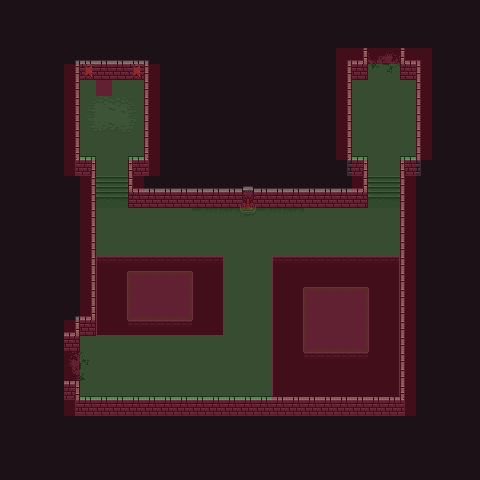

Rendered tile map (Tiled .tmx) drawn with the repository's tilesets; below, a short description and the map source with its tile grids summarised:
An orthogonal 30x30 tile map with 16x16 px tiles, 8 tile layers (bg, floor, bg2, bg2-1, ...), 5 tilesets and 17 objects (n, w).

<map version="1.5" tiledversion="1.6.0" orientation="orthogonal" renderorder="right-down" width="30" height="30" tilewidth="16" tileheight="16" infinite="0" nextlayerid="17" nextobjectid="31">
 <tileset firstgid="1" source="0x72_16x16DungeonTileset_walls.v1.tsx" />
 <tileset firstgid="257" source="0x72_16x16DungeonTileset.v4.tsx" />
 <tileset firstgid="513" source="NavigationTileSet.tsx" />
 <tileset firstgid="515" source="Enemies.tsx" />
 <tileset firstgid="518" source="spawnTileset.tsx" />
 <layer id="1" name="bg" width="30" height="30">
  <data>[900 cells, 900 non-empty, 1 distinct tile ids]</data>
 </layer>
 <layer id="2" name="floor" width="30" height="30">
  <data>[900 cells, 206 non-empty, 1 distinct tile ids]</data>
 </layer>
 <layer id="8" name="bg2" width="30" height="30">
  <data>[900 cells, 96 non-empty, 13 distinct tile ids]</data>
 </layer>
 <layer id="9" name="bg2-1" width="30" height="30">
  <data>[900 cells, 8 non-empty, 1 distinct tile ids]</data>
 </layer>
 <layer id="4" name="exits" width="30" height="30">
  <data>[900 cells, 8 non-empty, 8 distinct tile ids]</data>
 </layer>
 <layer id="3" name="fg" width="30" height="30">
  <data>[900 cells, 165 non-empty, 32 distinct tile ids]</data>
 </layer>
 <layer id="10" name="props" width="30" height="30">
  <data>[900 cells, 19 non-empty, 11 distinct tile ids]</data>
 </layer>
 <objectgroup id="16" name="Treasure">
  <object id="29" gid="448" x="96" y="96" width="16" height="16" />
  <object id="30" gid="448" x="96" y="96" width="16" height="16" />
 </objectgroup>
 <objectgroup id="5" name="Collisions">
  <object id="11" x="80" y="72">
   <polygon points="0,0.6875 64,0.6875 64,84 48,84 47.9375,128.938 159.938,128.938 164,132 172,132 175.938,128.938 287.938,128.938 288,84 272,84 272.125,0.9375 288.125,0.9375 288,-24 320,-24 320.125,0.9375 336.125,0.9375 336,84 320,84 320,324 0,324 0,308 -16,308 -16,272 0,272 0.0625,256.563 16.0625,256.563 16,84 0,84" />
  </object>
 </objectgroup>
 <objectgroup id="6" name="Void">
  <object id="12" x="96" y="328">
   <polygon points="0.0625,0.625 128.063,0.625 128,-72 0,-72" />
  </object>
  <object id="14" x="128" y="320">
   <polygon points="0,0 0,-56 64,-56 64,0" />
  </object>
  <object id="15" x="272" y="396">
   <polygon points="0,0 0,-140 128,-140 128,0" />
  </object>
  <object id="16" x="304" y="352">
   <polygon points="0,0 0,-72 64,-72 64,0" />
  </object>
 </objectgroup>
 <objectgroup id="7" name="Gates">
  <object id="26" name="n" x="368" y="64">
   <polygon points="0,0 0,-16 32,-16 32,0" />
  </object>
  <object id="27" name="w" x="64" y="352">
   <polygon points="0,0 16,0 16,28 0,28" />
  </object>
 </objectgroup>
 <objectgroup id="13" name="Enemies">
  <object id="18" gid="516" x="368" y="112" width="16" height="16" />
  <object id="19" gid="516" x="96" y="128" width="16" height="16" />
  <object id="20" gid="516" x="240" y="240" width="16" height="16" />
  <object id="21" gid="516" x="128" y="384" width="16" height="16" />
  <object id="22" gid="515" x="144" y="304" width="16" height="16" />
  <object id="23" gid="515" x="336" y="336" width="16" height="16" />
 </objectgroup>
 <objectgroup id="14" name="SpawnPoints">
  <object id="24" gid="518" x="384" y="80" width="16" height="16" />
  <object id="25" gid="520" x="80" y="368" width="16" height="16" />
 </objectgroup>
 <layer id="11" name="navigation" width="30" height="30" opacity="0.17">
  <data>[900 cells, 396 non-empty, 2 distinct tile ids]</data>
 </layer>
</map>
